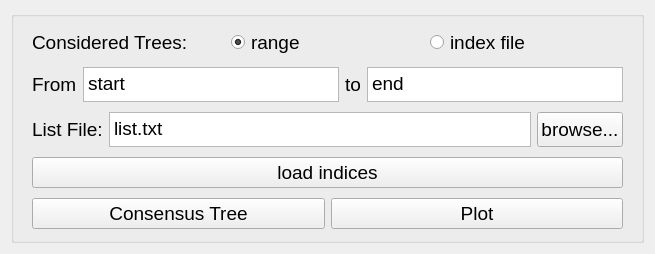
            <widget class="QWidget" name="stackedWidgetTreeDataPage4">
             <layout class="QVBoxLayout" name="verticalLayout_5">
              <item>
               <widget class="QGroupBox" name="groupBox">
                <property name="sizePolicy">
                 <sizepolicy hsizetype="Expanding" vsizetype="Expanding">
                  <horstretch>0</horstretch>
                  <verstretch>0</verstretch>
                 </sizepolicy>
                </property>
                <property name="maximumSize">
                 <size>
                  <width>16777215</width>
                  <height>16777215</height>
                 </size>
                </property>
                <property name="title">
                 <string/>
                </property>
                <layout class="QVBoxLayout" name="verticalLayout_10">
                 <item>
                  <widget class="QFrame" name="frame_44">
                   <property name="sizePolicy">
                    <sizepolicy hsizetype="Expanding" vsizetype="Expanding">
                     <horstretch>0</horstretch>
                     <verstretch>0</verstretch>
                    </sizepolicy>
                   </property>
                   <property name="minimumSize">
                    <size>
                     <width>0</width>
                     <height>0</height>
                    </size>
                   </property>
                   <property name="maximumSize">
                    <size>
                     <width>16777215</width>
                     <height>16777215</height>
                    </size>
                   </property>
                   <property name="frameShape">
                    <enum>QFrame::NoFrame</enum>
                   </property>
                   <property name="frameShadow">
                    <enum>QFrame::Raised</enum>
                   </property>
                   <layout class="QHBoxLayout" name="horizontalLayout_47">
                    <property name="topMargin">
                     <number>2</number>
                    </property>
                    <property name="bottomMargin">
                     <number>2</number>
                    </property>
                    <item>
                     <widget class="QLabel" name="labelDATAlist">
                      <property name="minimumSize">
                       <size>
                        <width>0</width>
                        <height>25</height>
                       </size>
                      </property>
                      <property name="maximumSize">
                       <size>
                        <width>16777215</width>
                        <height>35</height>
                       </size>
                      </property>
                      <property name="font">
                       <font>
                        <family>Arial</family>
                        <pointsize>14</pointsize>
                       </font>
                      </property>
                      <property name="text">
                       <string>Considered Trees:</string>
                      </property>
                     </widget>
                    </item>
                    <item>
                     <widget class="QRadioButton" name="radioButtonDATArange">
                      <property name="minimumSize">
                       <size>
                        <width>0</width>
                        <height>25</height>
                       </size>
                      </property>
                      <property name="maximumSize">
                       <size>
                        <width>16777215</width>
                        <height>35</height>
                       </size>
                      </property>
                      <property name="font">
                       <font>
                        <family>Arial</family>
                        <pointsize>14</pointsize>
                       </font>
                      </property>
                      <property name="text">
                       <string>range</string>
                      </property>
                      <property name="checked">
                       <bool>true</bool>
                      </property>
                     </widget>
                    </item>
                    <item>
                     <widget class="QRadioButton" name="radioButtonDATAindex">
                      <property name="minimumSize">
                       <size>
                        <width>0</width>
                        <height>25</height>
                       </size>
                      </property>
                      <property name="maximumSize">
                       <size>
                        <width>16777215</width>
                        <height>35</height>
                       </size>
                      </property>
                      <property name="font">
                       <font>
                        <family>Arial</family>
                        <pointsize>14</pointsize>
                       </font>
                      </property>
                      <property name="text">
                       <string>index file</string>
                      </property>
                     </widget>
                    </item>
                   </layout>
                  </widget>
                 </item>
                 <item>
                  <widget class="QFrame" name="frame_43">
                   <property name="sizePolicy">
                    <sizepolicy hsizetype="Expanding" vsizetype="Expanding">
                     <horstretch>0</horstretch>
                     <verstretch>0</verstretch>
                    </sizepolicy>
                   </property>
                   <property name="minimumSize">
                    <size>
                     <width>0</width>
                     <height>0</height>
                    </size>
                   </property>
                   <property name="maximumSize">
                    <size>
                     <width>16777215</width>
                     <height>16777215</height>
                    </size>
                   </property>
                   <property name="frameShape">
                    <enum>QFrame::NoFrame</enum>
                   </property>
                   <property name="frameShadow">
                    <enum>QFrame::Raised</enum>
                   </property>
                   <layout class="QHBoxLayout" name="horizontalLayout_41">
                    <property name="topMargin">
                     <number>2</number>
                    </property>
                    <property name="bottomMargin">
                     <number>2</number>
                    </property>
                    <item>
                     <widget class="QLabel" name="labelDATAfrom">
                      <property name="minimumSize">
                       <size>
                        <width>0</width>
                        <height>25</height>
                       </size>
                      </property>
                      <property name="maximumSize">
                       <size>
                        <width>16777215</width>
                        <height>35</height>
                       </size>
                      </property>
                      <property name="font">
                       <font>
                        <family>Arial</family>
                        <pointsize>14</pointsize>
                       </font>
                      </property>
                      <property name="text">
                       <string>From</string>
                      </property>
                     </widget>
                    </item>
                    <item>
                     <widget class="QPlainTextEdit" name="textDATAidx1">
                      <property name="sizePolicy">
                       <sizepolicy hsizetype="Expanding" vsizetype="Fixed">
                        <horstretch>0</horstretch>
                        <verstretch>0</verstretch>
                       </sizepolicy>
                      </property>
                      <property name="minimumSize">
                       <size>
                        <width>0</width>
                        <height>25</height>
                       </size>
                      </property>
                      <property name="maximumSize">
                       <size>
                        <width>16777215</width>
                        <height>35</height>
                       </size>
                      </property>
                      <property name="font">
                       <font>
                        <family>Arial</family>
                        <pointsize>14</pointsize>
                       </font>
                      </property>
                      <property name="horizontalScrollBarPolicy">
                       <enum>Qt::ScrollBarAlwaysOff</enum>
                      </property>
                      <property name="lineWrapMode">
                       <enum>QPlainTextEdit::NoWrap</enum>
                      </property>
                      <property name="plainText">
                       <string>start</string>
                      </property>
                     </widget>
                    </item>
                    <item>
                     <widget class="QLabel" name="labelDATAto">
                      <property name="minimumSize">
                       <size>
                        <width>0</width>
                        <height>25</height>
                       </size>
                      </property>
                      <property name="maximumSize">
                       <size>
                        <width>16777215</width>
                        <height>35</height>
                       </size>
                      </property>
                      <property name="font">
                       <font>
                        <family>Arial</family>
                        <pointsize>14</pointsize>
                       </font>
                      </property>
                      <property name="text">
                       <string>to</string>
                      </property>
                     </widget>
                    </item>
                    <item>
                     <widget class="QPlainTextEdit" name="textDATAidx2">
                      <property name="sizePolicy">
                       <sizepolicy hsizetype="Expanding" vsizetype="Fixed">
                        <horstretch>0</horstretch>
                        <verstretch>0</verstretch>
                       </sizepolicy>
                      </property>
                      <property name="minimumSize">
                       <size>
                        <width>0</width>
                        <height>25</height>
                       </size>
                      </property>
                      <property name="maximumSize">
                       <size>
                        <width>16777215</width>
                        <height>35</height>
                       </size>
                      </property>
                      <property name="font">
                       <font>
                        <family>Arial</family>
                        <pointsize>14</pointsize>
                       </font>
                      </property>
                      <property name="horizontalScrollBarPolicy">
                       <enum>Qt::ScrollBarAlwaysOff</enum>
                      </property>
                      <property name="lineWrapMode">
                       <enum>QPlainTextEdit::NoWrap</enum>
                      </property>
                      <property name="plainText">
                       <string>end</string>
                      </property>
                     </widget>
                    </item>
                   </layout>
                  </widget>
                 </item>
                 <item>
                  <widget class="QFrame" name="frame_42">
                   <property name="sizePolicy">
                    <sizepolicy hsizetype="Expanding" vsizetype="Expanding">
                     <horstretch>0</horstretch>
                     <verstretch>0</verstretch>
                    </sizepolicy>
                   </property>
                   <property name="minimumSize">
                    <size>
                     <width>0</width>
                     <height>0</height>
                    </size>
                   </property>
                   <property name="maximumSize">
                    <size>
                     <width>16777215</width>
                     <height>16777215</height>
                    </size>
                   </property>
                   <property name="frameShape">
                    <enum>QFrame::NoFrame</enum>
                   </property>
                   <property name="frameShadow">
                    <enum>QFrame::Raised</enum>
                   </property>
                   <layout class="QHBoxLayout" name="horizontalLayout_40">
                    <property name="topMargin">
                     <number>2</number>
                    </property>
                    <property name="bottomMargin">
                     <number>2</number>
                    </property>
                    <item>
                     <widget class="QLabel" name="labelDATAlistname">
                      <property name="minimumSize">
                       <size>
                        <width>0</width>
                        <height>25</height>
                       </size>
                      </property>
                      <property name="maximumSize">
                       <size>
                        <width>16777215</width>
                        <height>35</height>
                       </size>
                      </property>
                      <property name="font">
                       <font>
                        <family>Arial</family>
                        <pointsize>14</pointsize>
                       </font>
                      </property>
                      <property name="text">
                       <string>List File:</string>
                      </property>
                     </widget>
                    </item>
                    <item>
                     <widget class="QPlainTextEdit" name="textDATAlistfile">
                      <property name="sizePolicy">
                       <sizepolicy hsizetype="Expanding" vsizetype="Fixed">
                        <horstretch>0</horstretch>
                        <verstretch>0</verstretch>
                       </sizepolicy>
                      </property>
                      <property name="minimumSize">
                       <size>
                        <width>0</width>
                        <height>25</height>
                       </size>
                      </property>
                      <property name="maximumSize">
                       <size>
                        <width>16777215</width>
                        <height>35</height>
                       </size>
                      </property>
                      <property name="font">
                       <font>
                        <family>Arial</family>
                        <pointsize>14</pointsize>
                       </font>
                      </property>
                      <property name="horizontalScrollBarPolicy">
                       <enum>Qt::ScrollBarAlwaysOff</enum>
                      </property>
                      <property name="lineWrapMode">
                       <enum>QPlainTextEdit::NoWrap</enum>
                      </property>
                      <property name="plainText">
                       <string>list.txt</string>
                      </property>
                     </widget>
                    </item>
                    <item>
                     <widget class="QPushButton" name="pushDATAButtonlistbrowse">
                      <property name="minimumSize">
                       <size>
                        <width>0</width>
                        <height>25</height>
                       </size>
                      </property>
                      <property name="maximumSize">
                       <size>
                        <width>16777215</width>
                        <height>35</height>
                       </size>
                      </property>
                      <property name="font">
                       <font>
                        <family>Arial</family>
                        <pointsize>14</pointsize>
                       </font>
                      </property>
                      <property name="text">
                       <string>browse...</string>
                      </property>
                     </widget>
                    </item>
                   </layout>
                  </widget>
                 </item>
                 <item>
                  <widget class="QFrame" name="frame_41">
                   <property name="sizePolicy">
                    <sizepolicy hsizetype="Expanding" vsizetype="Expanding">
                     <horstretch>0</horstretch>
                     <verstretch>0</verstretch>
                    </sizepolicy>
                   </property>
                   <property name="minimumSize">
                    <size>
                     <width>0</width>
                     <height>0</height>
                    </size>
                   </property>
                   <property name="maximumSize">
                    <size>
                     <width>16777215</width>
                     <height>16777215</height>
                    </size>
                   </property>
                   <property name="frameShape">
                    <enum>QFrame::NoFrame</enum>
                   </property>
                   <property name="frameShadow">
                    <enum>QFrame::Raised</enum>
                   </property>
                   <layout class="QHBoxLayout" name="horizontalLayout_39">
                    <property name="topMargin">
                     <number>2</number>
                    </property>
                    <property name="bottomMargin">
                     <number>2</number>
                    </property>
                    <item>
                     <widget class="QPushButton" name="pushButtonDATAloadlist">
                      <property name="sizePolicy">
                       <sizepolicy hsizetype="Preferred" vsizetype="Preferred">
                        <horstretch>0</horstretch>
                        <verstretch>0</verstretch>
                       </sizepolicy>
                      </property>
                      <property name="minimumSize">
                       <size>
                        <width>0</width>
                        <height>25</height>
                       </size>
                      </property>
                      <property name="maximumSize">
                       <size>
                        <width>16777215</width>
                        <height>35</height>
                       </size>
                      </property>
                      <property name="font">
                       <font>
                        <family>Arial</family>
                        <pointsize>14</pointsize>
                       </font>
                      </property>
                      <property name="text">
                       <string>load indices</string>
                      </property>
                     </widget>
                    </item>
                   </layout>
                  </widget>
                 </item>
                 <item>
                  <widget class="QFrame" name="frame_40">
                   <property name="sizePolicy">
                    <sizepolicy hsizetype="Expanding" vsizetype="Expanding">
                     <horstretch>0</horstretch>
                     <verstretch>0</verstretch>
                    </sizepolicy>
                   </property>
                   <property name="minimumSize">
                    <size>
                     <width>0</width>
                     <height>0</height>
                    </size>
                   </property>
                   <property name="maximumSize">
                    <size>
                     <width>16777215</width>
                     <height>16777215</height>
                    </size>
                   </property>
                   <property name="frameShape">
                    <enum>QFrame::NoFrame</enum>
                   </property>
                   <property name="frameShadow">
                    <enum>QFrame::Raised</enum>
                   </property>
                   <layout class="QHBoxLayout" name="horizontalLayout_38">
                    <property name="topMargin">
                     <number>2</number>
                    </property>
                    <property name="bottomMargin">
                     <number>2</number>
                    </property>
                    <item>
                     <widget class="QPushButton" name="pushButtonDATAcon">
                      <property name="sizePolicy">
                       <sizepolicy hsizetype="Preferred" vsizetype="Preferred">
                        <horstretch>0</horstretch>
                        <verstretch>0</verstretch>
                       </sizepolicy>
                      </property>
                      <property name="minimumSize">
                       <size>
                        <width>0</width>
                        <height>25</height>
                       </size>
                      </property>
                      <property name="maximumSize">
                       <size>
                        <width>16777215</width>
                        <height>35</height>
                       </size>
                      </property>
                      <property name="font">
                       <font>
                        <family>Arial</family>
                        <pointsize>14</pointsize>
                       </font>
                      </property>
                      <property name="text">
                       <string>Consensus Tree</string>
                      </property>
                     </widget>
                    </item>
                    <item>
                     <widget class="QPushButton" name="pushButtonDATAconplot">
                      <property name="sizePolicy">
                       <sizepolicy hsizetype="Preferred" vsizetype="Preferred">
                        <horstretch>0</horstretch>
                        <verstretch>0</verstretch>
                       </sizepolicy>
                      </property>
                      <property name="minimumSize">
                       <size>
                        <width>0</width>
                        <height>25</height>
                       </size>
                      </property>
                      <property name="maximumSize">
                       <size>
                        <width>16777215</width>
                        <height>35</height>
                       </size>
                      </property>
                      <property name="font">
                       <font>
                        <family>Arial</family>
                        <pointsize>14</pointsize>
                       </font>
                      </property>
                      <property name="text">
                       <string>Plot</string>
                      </property>
                     </widget>
                    </item>
                   </layout>
                  </widget>
                 </item>
                </layout>
               </widget>
              </item>
             </layout>
            </widget>
